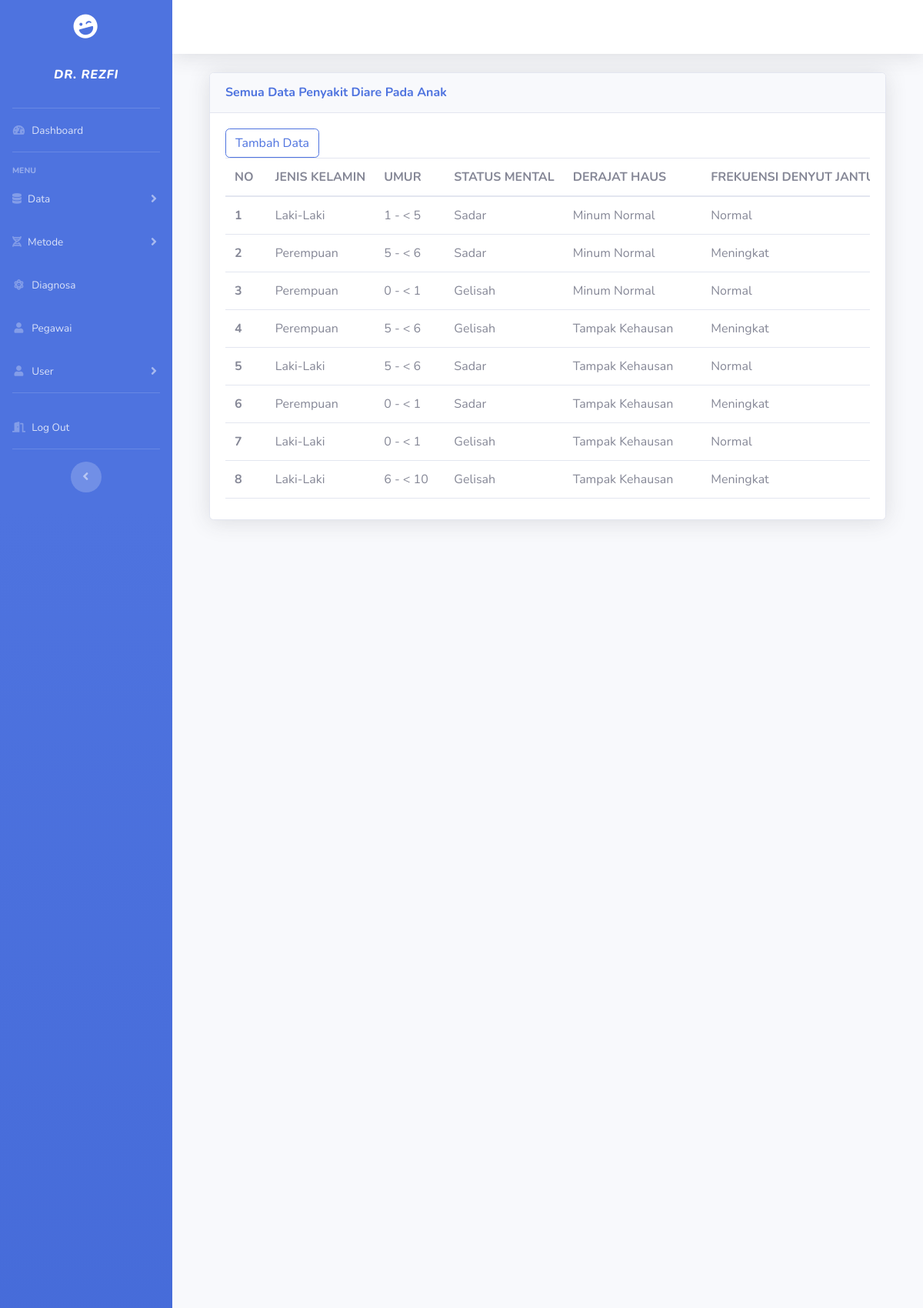
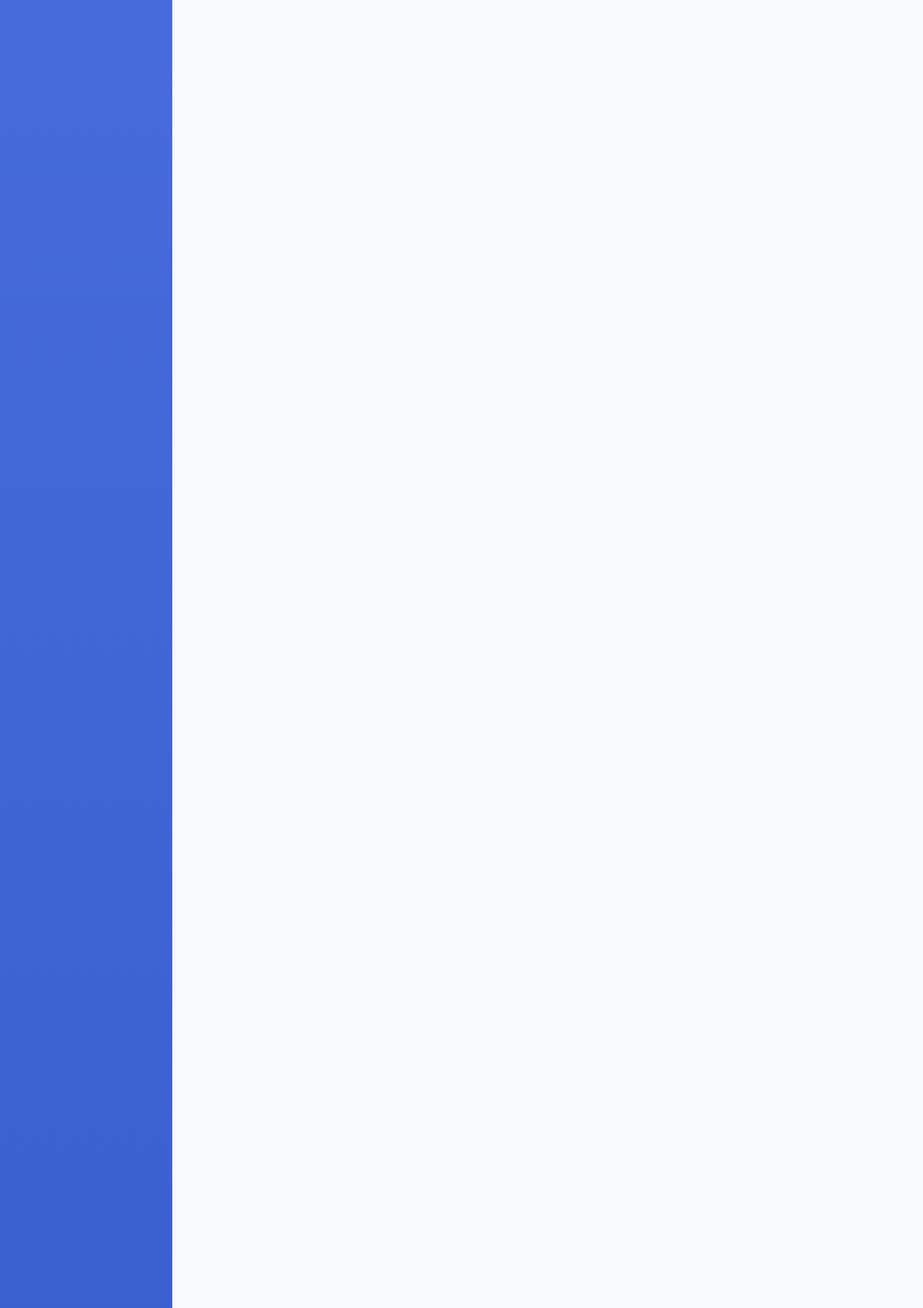
Screenshot of /assets/admin/semua_data.php (signed in, upper part) with the database file from the repository (2 pictures, top to bottom).
### tables this page shows
CREATE TABLE `tbl_pengguna` (
  `id` int(11) NOT NULL,
  `Email` varchar(50) NOT NULL,
  `Password` varchar(15) NOT NULL,
  `Nama_Pengguna` varchar(50) NOT NULL,
  `Alamat` text NOT NULL,
  `telepon` varchar(15) NOT NULL,
  `Status` varchar(15) NOT NULL
);

CREATE TABLE `tbl_semua_data` (
  `id` int(11) NOT NULL,
  `Jenis_Kelamin` varchar(15) NOT NULL,
  `Umur` varchar(15) NOT NULL,
  `Status_Mental` varchar(15) NOT NULL,
  `Derajat_Haus` varchar(30) NOT NULL,
  `Frekuensi_Denyut_Jantung` varchar(15) NOT NULL,
  `Kualitas_Denyut_Nadi` varchar(15) NOT NULL,
  `Pernapasan` varchar(15) NOT NULL,
  `Palpebra` varchar(15) NOT NULL,
  `Air_Mata` varchar(15) NOT NULL,
  `Mulut_Dan_Lidah` varchar(20) NOT NULL,
  `Turgor` varchar(30) NOT NULL,
  `Capillary_Refill_Time` varchar(15) NOT NULL,
  `Ekstremitas` varchar(15) NOT NULL,
  `Produksi_Urin` varchar(15) NOT NULL,
  `Hasil` varchar(30) NOT NULL
);

### assets/admin/semua_data.php (the view, shortened to what this page needs)
<?php
include '../../database/db.php';
if (@$_SESSION['Admin'] || @$_SESSION['Pegawai']) {
    if (@$_SESSION['Admin']) {
        $vid = $_SESSION['Admin'];
    } elseif (@$_SESSION['Pegawai']) {
        $vid = $_SESSION['Pegawai'];
    }
    $tampil = mysqli_query($koneksi, "SELECT*FROM tbl_pengguna WHERE id='$vid'");
    $data = mysqli_fetch_array($tampil);
    if ($data) {
        $vNama = $data['Nama_Pengguna'];
    };
    function tampilData()
    {
        global $koneksi;
        $tampil = mysqli_query($koneksi, "SELECT*FROM tbl_semua_data");
        return $tampil;
    }
    include 'Layout/header.php';
?>
    <div class="container">
        <div class="card shadow mb-4">
            <div class="card-header py-3">
                <h6 class="m-0 font-weight-bold text-primary">Semua Data Penyakit Diare Pada Anak</h6>
            </div>
            <div class="card-body">
                <?php
                if (@$_SESSION['Admin']) {
                ?>
                    <a href="tambah_data.php" class="btn btn-outline-primary text-right">Tambah Data</a>
                <?php
                }
                ?>
                <div class="card-body table-responsive p-0" style="height: 450px;">
                    <table class="table table-responsive table-head-fixed text-nowrap">
                        <thead>
                            <tr>
                                <th scope="col">NO</th>
                                <th scope="col">JENIS KELAMIN</th>
                                <th scope="col">UMUR</th>
                                <th scope="col">STATUS MENTAL</th>
                                <th scope="col">DERAJAT HAUS</th>
                                <th scope="col">FREKUENSI DENYUT JANTUNG</th>
                            </tr>
                        </thead>
                        <tbody>
                            <?php
                            $nomor = 1;
                            $tampil = tampilData();
                            if ($tampil) {
                                if (mysqli_num_rows($tampil) > 0) {
                                    while ($row = mysqli_fetch_array($tampil)) {
                            ?>
                                        <tr>
                                            <th scope="row"><?= $nomor++ ?></th>
                                            <td><?php echo $row['Jenis_Kelamin'] ?></td>
                                            <td><?php echo $row['Umur'] ?></td>
                                            <td><?php echo $row['Status_Mental'] ?></td>
                                            <td><?php echo $row['Derajat_Haus'] ?></td>
                                            <td><?php echo $row['Frekuensi_Denyut_Jantung'] ?></td>
                                        </tr>
                            <?php
                                    }
                                }
                            }
                            ?>
                        </tbody>
                    </table>
                </div>
            </div>
        </div>
    </div>
<?php
    include 'Layout/footer.php';
} else {
    echo "<script>
       alert('Anda Belum login');
       document.location='login.php';
       </script>";
}
?>

### assets/admin/Layout/header.php (shortened to what this page needs)
<?php
echo '<!DOCTYPE html>
<html lang="en">
<head>
    <link href="../../sbAdmin/vendor/fontawesome-free/css/all.min.css" rel="stylesheet" type="text/css">
    <link href="../../sbAdmin/css/sb-admin-2.min.css" rel="stylesheet">
</head>
<body id="page-top">
    <div id="wrapper">
        <ul class="navbar-nav bg-gradient-primary sidebar sidebar-dark accordion" id="accordionSidebar">
            <a class="sidebar-brand d-flex align-items-center justify-content-center" href="index.php">
                <div class="sidebar-brand-icon rotate-n-15">
                    <i class="fas fa-laugh-wink"></i>
                </div>
                </a>
                <div class="sidebar-brand d-flex align-items-center justify-content-center"> <p><i>' . $vNama . '</i></p> </div>
            <hr class="sidebar-divider my-0">
            <li class="nav-item">
                <a class="nav-link" href="index.php">
                    <i class="fas fa-fw fa-tachometer-alt"></i>
                    <span>Dashboard</span></a>
            </li>
            <hr class="sidebar-divider">
            <div class="sidebar-heading">
                Menu
            </div>
            <li class="nav-item">
                <a class="nav-link collapsed" href="#" data-toggle="collapse" data-target="#collapseTwo"
                    aria-expanded="true" aria-controls="collapseTwo">
                    <i class="fa fa-database"></i>
                    <span>Data</span>
                </a>
            </li>
            <li class="nav-item">
                <a class="nav-link collapsed" href="#" data-toggle="collapse" data-target="#collapseUtilities"
                    aria-expanded="true" aria-controls="collapseUtilities">
                    <i class="fa fa-dna"></i>
                    <span>Metode</span>
                </a>
            </li>
            <li class="nav-item">
            <a class="nav-link" href="diagnosa.php">
                <i class="fas fa-fw fa-atom"></i>
                <span>Diagnosa</span></a>
        </li>
        <li class="nav-item">
            <a class="nav-link" href="data_pengguna.php">
            <i class="fas fa-fw fa-user"></i>
                <span>Pegawai</span></a>
        </li>
            <li class="nav-item">
                <a class="nav-link collapsed" href="#" data-toggle="collapse" data-target="#collapsePages"
                    aria-expanded="true" aria-controls="collapsePages">
                    <i class="fas fa-fw fa-user"></i>
                    <span>User</span>
                </a>
            </li>
            <hr class="sidebar-divider">
            <li class="nav-item">
                <a class="nav-link" href="logout.php">
                <i class="fa fa-door-open"></i>
                    <span>Log Out</span></a>
            </li>
            <hr class="sidebar-divider d-none d-md-block">
            <div class="text-center d-none d-md-inline">
                <button class="rounded-circle border-0" id="sidebarToggle"></button>
            </div>
        </ul>
        <div id="content-wrapper" class="d-flex flex-column">
            <div id="content">
                <nav class="navbar navbar-expand navbar-light bg-white topbar mb-4 static-top shadow">
                </nav>
                <div class="container-fluid">';

### rows the page displays
tbl_pengguna: Nama_Pengguna "DR. REZFI"
tbl_semua_data: Jenis_Kelamin "Laki-Laki", Umur "1 - < 5", Status_Mental "Sadar", Derajat_Haus "Minum Normal", Frekuensi_Denyut_Jantung "Normal"
tbl_semua_data: Jenis_Kelamin "Perempuan", Umur "5 - < 6", Status_Mental "Sadar", Derajat_Haus "Minum Normal", Frekuensi_Denyut_Jantung "Meningkat"
tbl_semua_data: Jenis_Kelamin "Perempuan", Umur "0 - < 1", Status_Mental "Gelisah", Derajat_Haus "Minum Normal", Frekuensi_Denyut_Jantung "Normal"
tbl_semua_data: Jenis_Kelamin "Perempuan", Umur "5 - < 6", Status_Mental "Gelisah", Derajat_Haus "Tampak Kehausan", Frekuensi_Denyut_Jantung "Meningkat"
tbl_semua_data: Jenis_Kelamin "Laki-Laki", Umur "5 - < 6", Status_Mental "Sadar", Derajat_Haus "Tampak Kehausan", Frekuensi_Denyut_Jantung "Normal"
tbl_semua_data: Jenis_Kelamin "Perempuan", Umur "0 - < 1", Status_Mental "Sadar", Derajat_Haus "Tampak Kehausan", Frekuensi_Denyut_Jantung "Meningkat"
tbl_semua_data: Jenis_Kelamin "Laki-Laki", Umur "0 - < 1", Status_Mental "Gelisah", Derajat_Haus "Tampak Kehausan", Frekuensi_Denyut_Jantung "Normal"
tbl_semua_data: Jenis_Kelamin "Laki-Laki", Umur "6 - < 10", Status_Mental "Gelisah", Derajat_Haus "Tampak Kehausan", Frekuensi_Denyut_Jantung "Meningkat"
